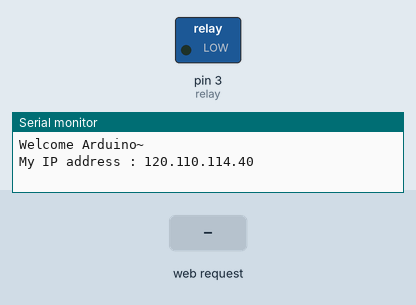
This sketch was run on a simulated Arduino Uno, built for the host (arithmetic inside an expression is 32-bit, double 64-bit). Parts: switched loads named in the sketch (green lamp = pin HIGH), the last lines printed to the serial monitor. The inputs (shaded band) are chosen by the test bench. WiFi joins after 1.5 s; servers stay silent unless stated.

Above: at 1.2 s.
1.3 s: HTTP request GET /hanshin/close received
At 1.8 s:
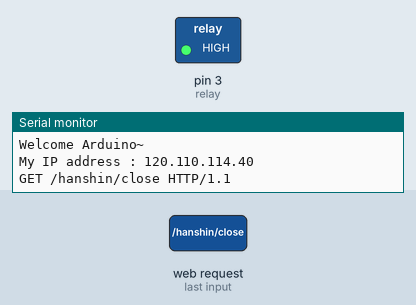
2.8 s: HTTP request GET /hanshin/open received
At 4.2 s:
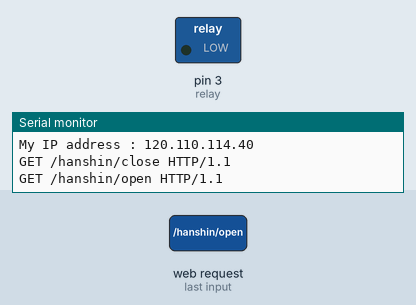
Timing chart, 0 to 5.8 s (numbered marks = the images above; inputs shaded):
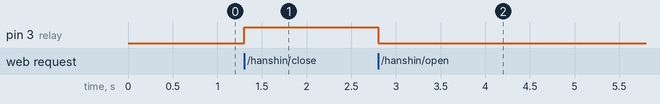

The sketch:

relay_http.ino
```cpp
#include <Ethernet.h>
#include <SPI.h>

const int relay = 3;


byte mac[] = { 0x44, 0x8A, 0x5B, 0xD5, 0xBA, 0x6B };

IPAddress ip(120, 110, 114, 40);
IPAddress subnet(255, 255, 255, 0);
IPAddress gateway(120, 110, 114, 254);
EthernetServer server(80);

void setup() {
  Ethernet.init(10);
  // put your setup code here, to run once:
  Serial.begin(9600);
  delay(10);

  Serial.println("Welcome Arduino~");

  pinMode(relay, OUTPUT);
  digitalWrite(relay, LOW);

  Ethernet.begin(mac, ip, gateway, subnet);
  server.begin();

  IPAddress ip = Ethernet.localIP();
  Serial.print("My IP address : ");
  Serial.println(ip);
}

void loop() {
  // put your main code here, to run repeatedly:
  EthernetClient client1 = server.available();

  if(!client1)
    return;


  while(!client1.available())
    delay(1);

  String req = client1.readStringUntil('\r');
  Serial.println(req);
  client1.flush();

  int val;
  if(req.indexOf("/hanshin/open") != -1)
    val = 0;
  else if(req.indexOf("/hanshin/close") != -1)
    val = 1;
  else{
    Serial.println("invalid request");
    client1.stop();
    return;
  }

  digitalWrite(relay, val);
  client1.flush();


    client1.println("HTTP/1.1 200 OK");
    client1.println("Content-Type: text/html");
    client1.println();

    client1.println("<h1>OK~</h1>");


    delay(1000);
    client1.stop();

}
```

Measured:
- after the input at 1.3 s, pin 3 (relay): LOW → HIGH at once
- after the input at 2.8 s, pin 3 (relay): HIGH → LOW at once
